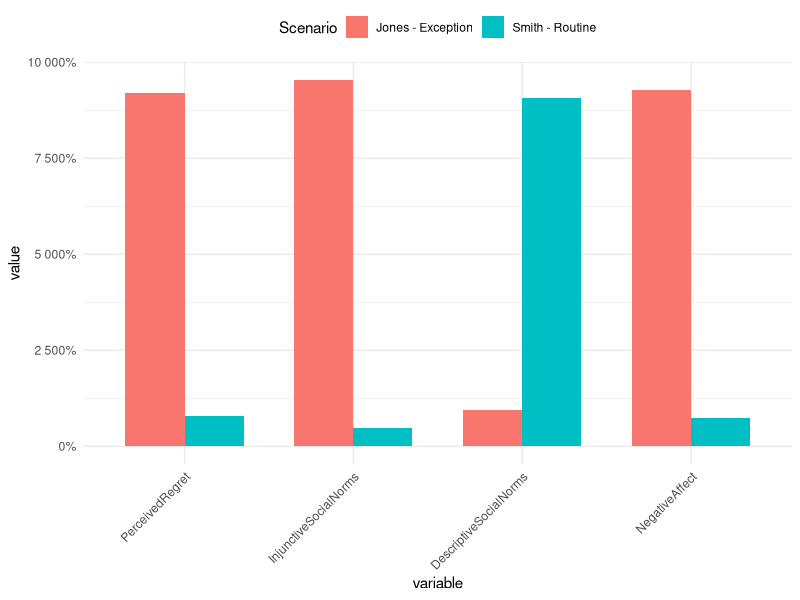
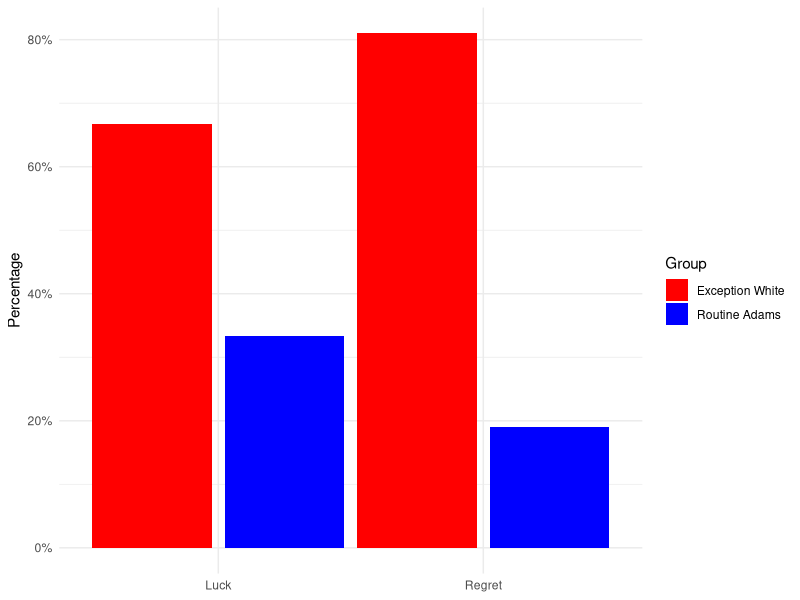
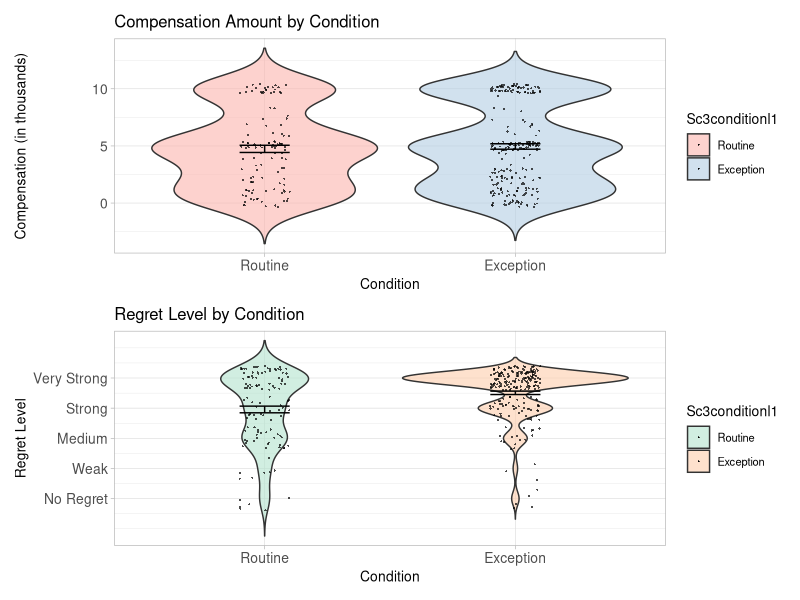

These charts were generated, in order, by the following R code:
## ---- chunk 1


# Load libraries
library(tidyverse)

library(kableExtra)

library(ggthemes)
library(patchwork)


library(here)
library(ggplot2)
library(dplyr)
library(psych)
library(reshape2)
# Read in data

## ---- chunk 2
fig1_data <- data.frame(
  Scenario = c("Smith - Routine", "Jones - Exception"),
  PerceivedRegret = c(7.9, 92.1),
  InjunctiveSocialNorms = c(4.7, 95.3),
  DescriptiveSocialNorms = c(90.6, 9.4),
  NegativeAffect = c(7.3, 92.7)
)

knitr::opts_chunk$set(fig.pos = 'H')

data_long <- reshape2::melt(fig1_data, id.vars = 'Scenario')


p <- ggplot(data_long, aes(x = variable, y = value, fill = Scenario)) +
  geom_bar(stat = 'identity', position = position_dodge(width = 0.7), width = 0.7) +
  scale_y_continuous(labels = scales::percent) +
 
  theme_minimal() +
  theme(axis.text.x = element_text(angle = 45, hjust = 1),
        legend.position = 'top')

print(p)

## ---- chunk 3

knitr::opts_chunk$set(fig.pos = 'H')
# Read the data
fig_2data <-  read_csv(
  file = here("inputs/data/T0002-10.1080_02699931.2018.1504747.csv"))
                 
data_clean <- fig_2data %>%
 slice(-1) %>% # Remove the first row which contains the headers 'Counts' and '%'
 rename(Group = `...1`, Regret_Counts = Regret, Regret_Percent = `...3`,
        Luck_Counts = Luck, Luck_Percent = `...5`)

long_data <- data_clean %>% 
 pivot_longer(
   cols = starts_with("Regret_") | starts_with("Luck_"),
   names_to = c("Type", ".value"),
   names_sep = "_"
 )

long_data <- long_data %>%
 mutate(Percent = as.numeric(as.character(Percent)) / 100)

ggplot(long_data, aes(x = Type, y = Percent, fill = Group)) + 
 geom_bar(stat = "identity", position = position_dodge(width = 1)) +
 scale_y_continuous(labels = scales::percent_format()) +
 scale_fill_manual(values = c("Routine Adams" = "blue", "Exception White" = "red")) +
 labs(x = NULL, y = "Percentage", fill = "Group") +
 theme_minimal()

## ---- chunk 4

knitr::opts_chunk$set(fig.pos = 'H')

data <-  read_csv(
  file = here("inputs/data/osf-past-normality-regret-replication-exp2-data-v2.csv"))



data$Sc3condition1 <- 0
data$compensationagg1 <- 0
data$regretagg1 <- 0
for (i in 1:nrow(data)){
  if (!is.na(data$Sc3_C1_text[i])){
    data$Sc3condition1[i] <- 1
    data$compensationagg1[i] <- data$sc3_c1_compensation[i]
    data$regretagg1[i] <- data$sc3_c1_regret[i]
  }
  else if (!is.na(data$Sc3_C2_text[i])){
    data$Sc3condition1[i] <- 2
    data$compensationagg1[i] <- data$sc3_c2_compensation[i]
    data$regretagg1[i] <- data$sc3_c2_regret[i]
  }
  else if (!is.na(data$Sc3_C3_text[i])){
    data$Sc3condition1[i] <- 2
    data$compensationagg1[i] <- data$sc3_c3_compensation[i]
    data$regretagg1[i] <- data$sc3_c3_regret[i]
  }
  else {
    data$Sc3condition1[i] <- NA
    data$compensationagg1[i] <- NA
    data$regretagg1[i] <- NA
  }
}

#value labels
data$Sc3conditionl1<-factor(data$Sc3condition1,levels = c(1,2), labels=c("Routine", "Exception"))



#Adjust Copensation-Scale to original paper (Values from 0 to 10, instead of 1 to 11)
data$compensationaggrecoded1 = data$compensationagg1-1

#Adjust Regret Scale (Values 1 to 5, indead of 0 to 4)
data$regretaggrecoded1 = data$regretagg1+1

# Label Variables
names (data$compensationaggrecoded1) <- c("0", "100,000", "200,000", "300,000", "400,000", "500,000", "600,000", "700,000", "800,000", "900,000", "1,000,000")
names (data$regretaggrecoded1) <- c("no regret", "weak regret", "medium regret", "strong regret", "very strong regret")





data_filtered <- data %>% filter(!is.na(Sc3conditionl1))

# Enhanced compensation plot
exceptioncombinedcompensationplot <- ggplot(data_filtered, aes(x=Sc3conditionl1, y=compensationaggrecoded1, fill=Sc3conditionl1)) +
  geom_violin(trim=FALSE, alpha=0.6) + 
  geom_jitter(shape=16, position=position_jitter(0.1), alpha=0.7, size=0.4) +
  scale_fill_brewer(palette="Pastel1") + 
  theme_light(base_size = 10) + 
 
  
  labs(x="Condition", y="Compensation (in thousands)", title="Compensation Amount by Condition") + theme(
    axis.title = element_text(size = 10),  # Smaller axis titles
    axis.text = element_text(size = 10)    # Smaller axis text
  ) +
  scale_y_continuous(labels=scales::comma) + 
  stat_summary(fun.data = mean_se, geom = "errorbar", width = 0.2, color="black") +
  stat_summary(fun=mean, geom="point", shape=18, size=0.1, color="black")




########
# Regret
########

exceptioncombinedregretplot <- ggplot(data_filtered, aes(x=Sc3conditionl1, y=regretaggrecoded1, fill=Sc3conditionl1)) +
  geom_violin(trim=FALSE, alpha=0.6) + 
  geom_jitter(shape=16, position=position_jitter(0.1), alpha=0.7, size=0.4) +
  scale_fill_brewer(palette="Pastel2") + 
  theme_light(base_size = 10) + 
  
  labs(x="Condition", y="Regret Level", title="Regret Level by Condition") + theme(
    axis.title = element_text(size = 10),  # Smaller axis titles
    axis.text = element_text(size = 10)    # Smaller axis text
  ) +
  
  scale_y_continuous(breaks=1:5, labels=c("No Regret", "Weak", "Medium", "Strong", "Very Strong")) + 
  stat_summary(fun.data = mean_se, geom = "errorbar", width = 0.2, color="black") +
  stat_summary(fun=mean, geom="point", shape=18, size=0.1, color="black")




combined_plot <- exceptioncombinedcompensationplot / exceptioncombinedregretplot + 
  plot_layout(heights = c(1, 1)) # Equal heights for both plots

# Print the combined plot
combined_plot
